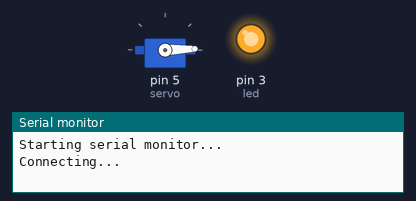
This sketch was run on a simulated Arduino Uno, built for the host (arithmetic inside an expression is 32-bit, double 64-bit). On the bench: servo, output pins drawn as LEDs (lit = HIGH), the last lines printed to the serial monitor. WiFi joins after 1.5 s; servers stay silent unless stated; uploads are accepted with an empty reply.

Above: at 3.17 s.
At 5.8 s:
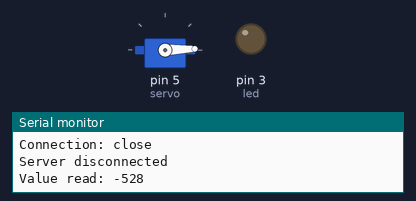
Timing chart, 0 to 9.9 s (numbered marks = the images above):
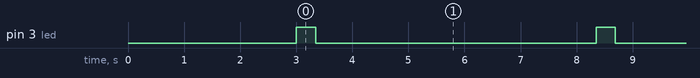

The sketch:

arduino.ino
```cpp
// (licence header left out)
#include <SPI.h>
#include <Ethernet.h>
#include <Servo.h>

/////////////////////////////////////////
// BEGIN USER SETTINGS
/////////////////////////////////////////

//
// Server
//
//char server[] = "www.mysite.com";
IPAddress server(192, 168, 0, 1);

//
// Arduino
//
IPAddress ip(192, 168, 0, 2);
IPAddress submask(255, 255, 255, 0);
IPAddress gateway(192, 168, 0, 1);

//
// The HTTP request that we will send to the server
//
char http_request[] = "GET /arduindow/1.0/stats/open_close_window HTTP/1.0";

//
// The delay between two requests of update
//
const int REQUEST_DELAY = 5000;

//
// The MAC address of the Ethernet-Shield
//
byte mac[] = {
  0xDE, 0xAD, 0xBE, 0xEF, 0xFE, 0xED };

//
// Boolean. If false (0) Arduino wont print informations on serial port
//
const int SERIAL_PRINT = 1;

//
// Servo config
//
const int CLOSE = 2;
const int OPEN = 135;

/////////////////////////////////////////
// END USER SETTINGS
/////////////////////////////////////////

const int DIM_BUFFER = 1000;

EthernetClient client;
Servo myServo;

char buffer[DIM_BUFFER + 1];
int n = 0,
    dim,
    read_value;

//
// Define the Arduino's pins
//
const int led = 3,
servo = 5;

void setup()
{
  pinMode(led, OUTPUT);
  myServo.attach(servo);
  myServo.write(CLOSE);

  if(SERIAL_PRINT)
  {
    Serial.begin(9600);
    Serial.print("Starting serial monitor...\n");
  }

  Ethernet.begin(mac, ip, gateway, submask);

  //
  // Give three seconds to permit initialization of the ethernet-shield.
  // If you have connection problems, try with an higher delay.
  //
  delay(3000);
  if(SERIAL_PRINT)
    Serial.println("Connecting...\n");
}

void loop()
{
  digitalWrite(led, HIGH);

  if (client.connect(server, 80)) {
    if(SERIAL_PRINT)
      Serial.println("Connection accepted!\n");

    //
    // Send the request to the server
    //
    client.println(http_request);
    client.println();
    client.flush();

    //
    // Call the function that will read the answer
    //
    request();
  }
  else {
    if(SERIAL_PRINT)
      Serial.println("Connection failed!\n");
  }

  client.stop();

  delay(REQUEST_DELAY);
}

int request()
{
  int i = 0;
  char stringa[256];
  int go_on = 1;

  do {
    if (client.available()) {
      char c = client.read();
      if(SERIAL_PRINT)
        Serial.print(c);
      buffer[i] = c;
      i++;
      if(i >= DIM_BUFFER)
        go_on = 0;
    }

    // If the server closed the connection
    if (!client.connected()) {
      if(SERIAL_PRINT)
      {
        Serial.println();
        Serial.println("\n\nServer disconnected");
      }
      go_on = 0;
    }
  }
  while(go_on);

  //
  // Don't bother checking, when the string we
  // read from the server is too short.
  //
  if (i < 13)
    return 1;

  dim = i;
  buffer[i] = '\0';
  i = 0;

  if (memcmp(buffer, "HTTP/1.1 200", 12))
    return 1;

  //
  // Quickly skip a the end of the request headers, by
  // looking for [\r\n]{4}. We assume that the server
  // is not using the non-standard LFLF terminator for
  // the headers, which is a sound assumption.
  //
  go_on = 1;
  n = 0;
  while (go_on) {
    if (buffer[i] == '\n' || buffer[i] == '\r')
      n++;
    else
      n = 0;
    if (n == 4 || i == DIM_BUFFER)
      go_on = 0;
    i++;
  }

  if (i > DIM_BUFFER - 1)
    return 1;

  read_value = 10 * (buffer[i] - '0') + (buffer[i + 1] - '0');

  if(SERIAL_PRINT)
  {
    snprintf(stringa, 100, "Value read: %d\n", read_value);
    Serial.print(stringa);
  }

  digitalWrite(led, LOW);
  read_value=(read_value*(OPEN-CLOSE)/100)+CLOSE;

  if(read_value >= CLOSE && read_value <= CLOSE)
     set_servo(read_value);

  return 0;
}

void set_servo(int value)
{
  int pos = myServo.read();
  if(pos < value)
    while(pos < value)
    {
      myServo.write(++pos);
      delay(9);
    }

  if(pos > value)
    while(pos > value)
    {
      myServo.write(--pos);
      delay(9);
    }
}
```

Measured:
- by itself, pin 3 (led): alternates HIGH for 0.35 s and LOW for 5.0 s
